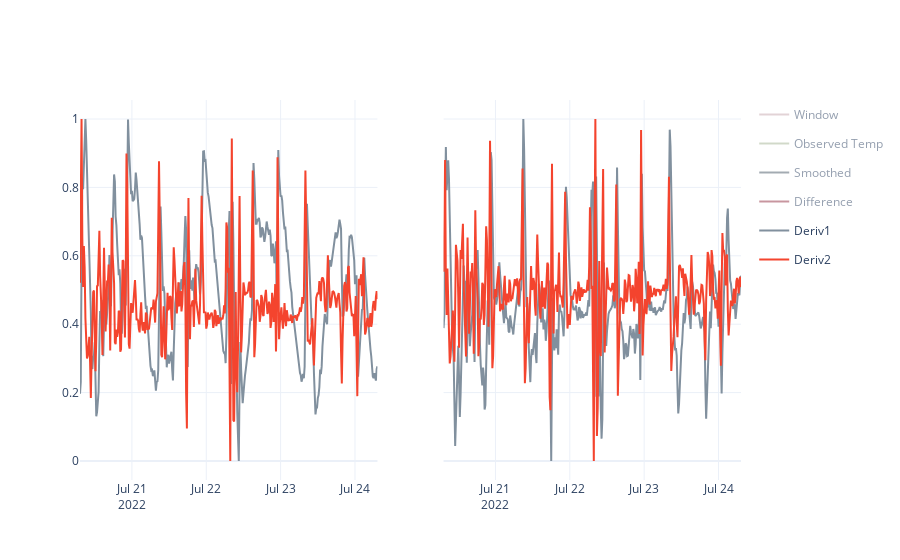

Notebook code for this chart:
### Code cell
update_dual_plot(fig, names, ["Deriv1", "Deriv2"])

### Figure 1 — Plotly figure (JSON) as saved in the notebook; plotly's stock layout.template omitted (floating-point values rounded to 4 significant figures; data arrays with more than 128 entries replaced by an {"elided": "..."} marker saying what was removed)
{"data": [{"legendgroup": "Window", "line": {"color": "#702632"}, "mode": "lines", "name": "Window", "opacity": 0.4, "type": "scatter", "visible": "legendonly", "x": {"elided": "385 str values"}, "xaxis": "x", "y": {"elided": "385 int values"}, "yaxis": "y"}, {"legendgroup": "Observed Temp", "line": {"color": "#A4B494"}, "mode": "lines", "name": "Observed Temp", "opacity": 1, "type": "scatter", "visible": "legendonly", "x": {"elided": "385 str values"}, "xaxis": "x", "y": {"elided": "385 float values"}, "yaxis": "y"}, {"legendgroup": "Smoothed", "line": {"color": "#495867"}, "mode": "lines", "name": "Smoothed", "opacity": 1, "type": "scatter", "visible": "legendonly", "x": {"elided": "385 str values"}, "xaxis": "x", "y": {"elided": "385 float values"}, "yaxis": "y"}, {"legendgroup": "Difference", "line": {"color": "#912F40"}, "mode": "lines", "name": "Difference", "opacity": 1, "type": "scatter", "visible": "legendonly", "x": {"elided": "385 str values"}, "xaxis": "x", "y": {"elided": "385 float values"}, "yaxis": "y"}, {"legendgroup": "Deriv1", "line": {"color": "#81909E"}, "mode": "lines", "name": "Deriv1", "opacity": 1, "type": "scatter", "visible": true, "x": {"elided": "385 str values"}, "xaxis": "x", "y": {"elided": "385 float values"}, "yaxis": "y"}, {"legendgroup": "Deriv2", "line": {"color": "#F4442E"}, "mode": "lines", "name": "Deriv2", "opacity": 1, "type": "scatter", "visible": true, "x": {"elided": "385 str values"}, "xaxis": "x", "y": {"elided": "385 float values"}, "yaxis": "y"}, {"legendgroup": "Window", "line": {"color": "#702632"}, "mode": "lines", "name": "Window", "opacity": 0.4, "showlegend": false, "type": "scatter", "visible": "legendonly", "x": {"elided": "385 str values"}, "xaxis": "x2", "y": {"elided": "385 int values"}, "yaxis": "y2"}, {"legendgroup": "Observed Temp", "line": {"color": "#A4B494"}, "mode": "lines", "name": "Observed Temp", "opacity": 1, "showlegend": false, "type": "scatter", "visible": "legendonly", "x": {"elided": "385 str values"}, "xaxis": "x2", "y": {"elided": "385 float values"}, "yaxis": "y2"}, {"legendgroup": "Smoothed", "line": {"color": "#495867"}, "mode": "lines", "name": "Smoothed", "opacity": 1, "showlegend": false, "type": "scatter", "visible": "legendonly", "x": {"elided": "385 str values"}, "xaxis": "x2", "y": {"elided": "385 float values"}, "yaxis": "y2"}, {"legendgroup": "Difference", "line": {"color": "#912F40"}, "mode": "lines", "name": "Difference", "opacity": 1, "showlegend": false, "type": "scatter", "visible": "legendonly", "x": {"elided": "385 str values"}, "xaxis": "x2", "y": {"elided": "385 float values"}, "yaxis": "y2"}, {"legendgroup": "Deriv1", "line": {"color": "#81909E"}, "mode": "lines", "name": "Deriv1", "opacity": 1, "showlegend": false, "type": "scatter", "visible": true, "x": {"elided": "385 str values"}, "xaxis": "x2", "y": {"elided": "385 float values"}, "yaxis": "y2"}, {"legendgroup": "Deriv2", "line": {"color": "#F4442E"}, "mode": "lines", "name": "Deriv2", "opacity": 1, "showlegend": false, "type": "scatter", "visible": true, "x": {"elided": "385 str values"}, "xaxis": "x2", "y": {"elided": "385 float values"}, "yaxis": "y2"}], "layout": {"xaxis": {"anchor": "y", "domain": [0, 0.45]}, "xaxis2": {"anchor": "y2", "domain": [0.55, 1]}, "yaxis": {"anchor": "x", "domain": [0, 1]}, "yaxis2": {"anchor": "x2", "domain": [0, 1], "matches": "y", "showticklabels": false}}}
